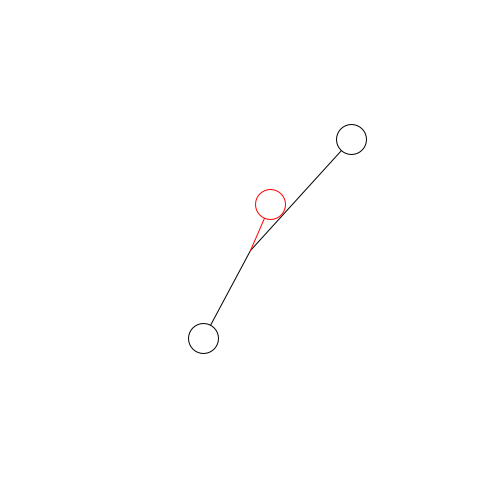
Frame 1 (no input)
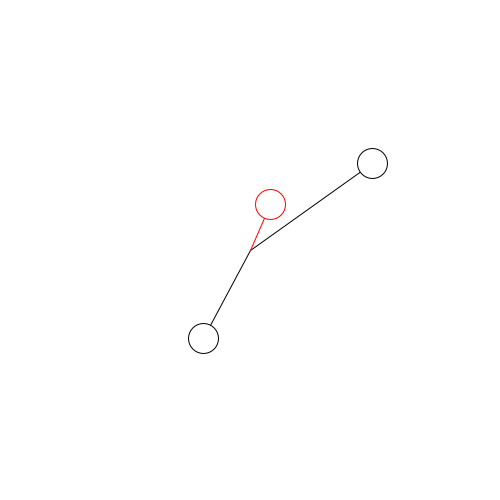
Frame 60 (the mouse pressed at the canvas centre just before this capture)
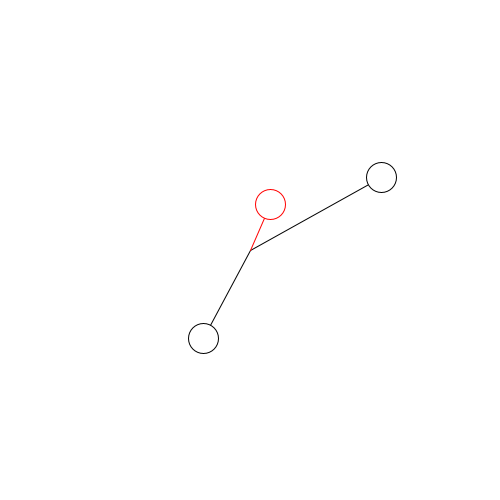
Frame 120 (the mouse held since frame 60 and released just before this capture)

The Processing sketch that drew these frames (run headless with seeded random() and noise(); from frame 60 on, the mouse is pressed at the canvas centre):

// Processing sketch: processing_142921
// ── processing_142921.pde

/* REALITAT VIRTUAL - PROCESSING 
 PRÀCTICA 1: rellotge 
 */

//SEGONS
PVector segons = new PVector(0, 0);
float angSegons =  5;
float radiSegons = 150;
int sz = 30;

//MINUTS
PVector minuts = new PVector(0, 0);
float angMinuts =  5;
float radiMinuts = 100;

//HORES
PVector hores = new PVector(0, 0);
float angHores =  5;
float radiHores = 50;

void setup() {
  size (500, 500);
}

void draw() {

  background(255);

  ////////////////////////////////////////////////////////
  ///////// SEGONS  /////////////////////////////////////
  ///////////////////////////////////////////////////////

  angSegons = map(second(), 0, 59, 0, -TWO_PI);
  angSegons += PI; 

  segons.x = width/2 + radiSegons * sin(angSegons);
  segons.y = height/2 + radiSegons * cos(angSegons);

  stroke (0);
  line(250, 250, segons.x, segons.y);
  stroke(0);
  ellipse(segons.x, segons.y, sz, sz);

  ////////////////////////////////////////////////////////
  ///////// MINUTS  /////////////////////////////////////
  ///////////////////////////////////////////////////////

  angMinuts = map(minute(), 0, 59, 0, -TWO_PI);
  angMinuts += PI; 

  minuts.x = width/2 + radiMinuts * sin(angMinuts);
  minuts.y = height/2 + radiMinuts * cos(angMinuts);

  line(250, 250, minuts.x, minuts.y);
  stroke(0);
  ellipse(minuts.x, minuts.y, sz, sz);

  ////////////////////////////////////////////////////////
  ///////// HORES  //////////////////////////////////////
  ///////////////////////////////////////////////////////


  angHores = map(hour(), 0, 59, 0, -TWO_PI);
  angHores += PI; 

  hores.x = width/2 + radiHores * sin(angHores);
  hores.y = height/2 + radiHores * cos(angHores);

  stroke(255, 0, 0);
  line(250, 250, hores.x, hores.y);
  stroke(255, 0, 0);
  ellipse(hores.x, hores.y, sz, sz);
}
